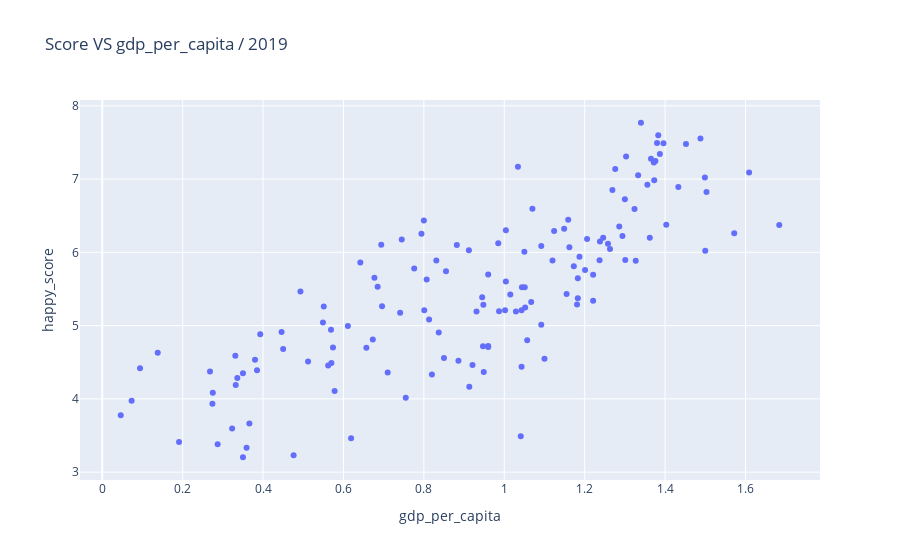
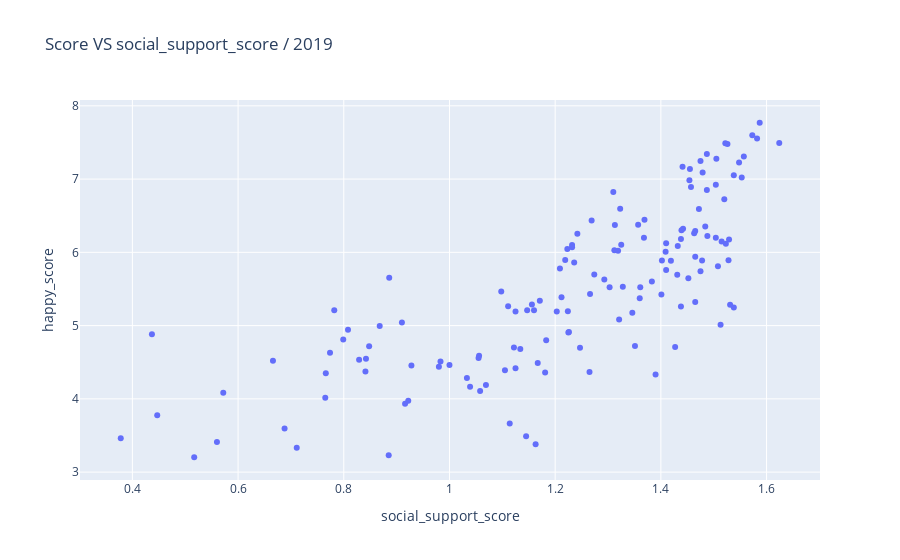
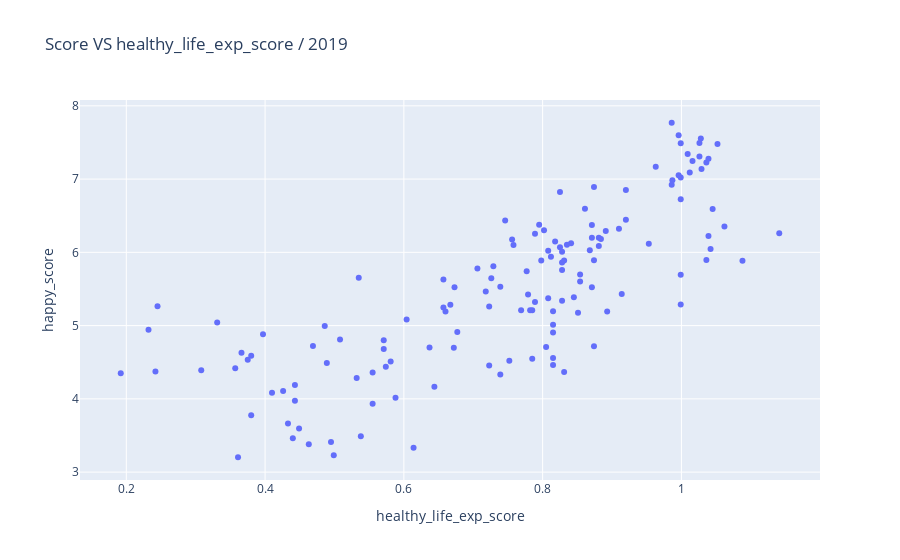
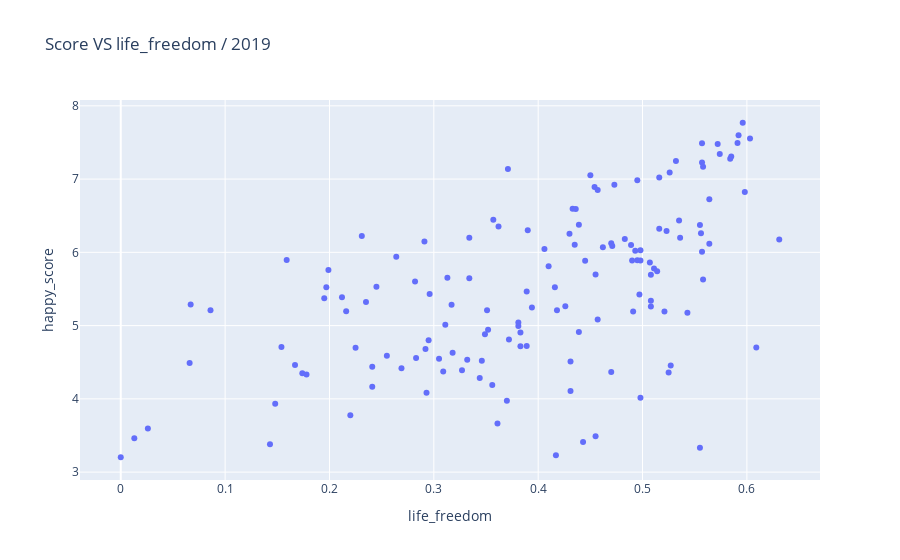

Notebook code cell kept with these figures, in order:
### Code cell
# for loop to calc the correlation and plot the relationship between the Score column and each column in the list
for col in cols:
    print(f"Score VS {col}")
    # calc the correlation between the Score column and other columns in the list
    correlation = df_final['happy_score'].corr(df_final[col])
    print("Correlation: ",correlation)
    
    # visualize the relationship between the Score column and each column in the list
    fig = px.scatter(df_final, x=col, y='happy_score', title=f"Score VS {col} / 2019")
    fig.show()

### Figure 1 — Plotly figure (JSON) as saved in the notebook; plotly's stock layout.template omitted (floating-point values rounded to 4 significant figures; data arrays with more than 128 entries replaced by an {"elided": "..."} marker saying what was removed)
{"data": [{"hovertemplate": "gdp_per_capita=%{x}<br>happy_score=%{y}<extra></extra>", "legendgroup": "", "marker": {"color": "#636efa", "symbol": "circle"}, "mode": "markers", "name": "", "orientation": "v", "showlegend": false, "type": "scatter", "x": {"elided": "141 float values"}, "xaxis": "x", "y": {"elided": "141 float values"}, "yaxis": "y"}], "layout": {"autosize": true, "legend": {"tracegroupgap": 0}, "title": {"text": "Score VS gdp_per_capita / 2019"}, "xaxis": {"anchor": "y", "autorange": true, "domain": [0, 1], "range": [-0.05319, 1.783], "title": {"text": "gdp_per_capita"}, "type": "linear"}, "yaxis": {"anchor": "x", "autorange": true, "domain": [0, 1], "range": [2.826, 8.146], "title": {"text": "happy_score"}, "type": "linear"}}}

### Figure 2 — Plotly figure (JSON) as saved in the notebook; plotly's stock layout.template omitted (floating-point values rounded to 4 significant figures; data arrays with more than 128 entries replaced by an {"elided": "..."} marker saying what was removed)
{"data": [{"hovertemplate": "social_support_score=%{x}<br>happy_score=%{y}<extra></extra>", "legendgroup": "", "marker": {"color": "#636efa", "symbol": "circle"}, "mode": "markers", "name": "", "orientation": "v", "showlegend": false, "type": "scatter", "x": {"elided": "141 float values"}, "xaxis": "x", "y": {"elided": "141 float values"}, "yaxis": "y"}], "layout": {"autosize": true, "legend": {"tracegroupgap": 0}, "title": {"text": "Score VS social_support_score / 2019"}, "xaxis": {"anchor": "y", "autorange": true, "domain": [0, 1], "range": [0.3025, 1.699], "title": {"text": "social_support_score"}, "type": "linear"}, "yaxis": {"anchor": "x", "autorange": true, "domain": [0, 1], "range": [2.826, 8.146], "title": {"text": "happy_score"}, "type": "linear"}}}

### Figure 3 — Plotly figure (JSON) as saved in the notebook; plotly's stock layout.template omitted (floating-point values rounded to 4 significant figures; data arrays with more than 128 entries replaced by an {"elided": "..."} marker saying what was removed)
{"data": [{"hovertemplate": "healthy_life_exp_score=%{x}<br>happy_score=%{y}<extra></extra>", "legendgroup": "", "marker": {"color": "#636efa", "symbol": "circle"}, "mode": "markers", "name": "", "orientation": "v", "showlegend": false, "type": "scatter", "x": {"elided": "141 float values"}, "xaxis": "x", "y": {"elided": "141 float values"}, "yaxis": "y"}], "layout": {"autosize": true, "legend": {"tracegroupgap": 0}, "title": {"text": "Score VS healthy_life_exp_score / 2019"}, "xaxis": {"anchor": "y", "autorange": true, "domain": [0, 1], "range": [0.1345, 1.198], "title": {"text": "healthy_life_exp_score"}, "type": "linear"}, "yaxis": {"anchor": "x", "autorange": true, "domain": [0, 1], "range": [2.826, 8.146], "title": {"text": "happy_score"}, "type": "linear"}}}

### Figure 4 — Plotly figure (JSON) as saved in the notebook; plotly's stock layout.template omitted (floating-point values rounded to 4 significant figures; data arrays with more than 128 entries replaced by an {"elided": "..."} marker saying what was removed)
{"data": [{"hovertemplate": "life_freedom=%{x}<br>happy_score=%{y}<extra></extra>", "legendgroup": "", "marker": {"color": "#636efa", "symbol": "circle"}, "mode": "markers", "name": "", "orientation": "v", "showlegend": false, "type": "scatter", "x": {"elided": "141 float values"}, "xaxis": "x", "y": {"elided": "141 float values"}, "yaxis": "y"}], "layout": {"autosize": true, "legend": {"tracegroupgap": 0}, "title": {"text": "Score VS life_freedom / 2019"}, "xaxis": {"anchor": "y", "autorange": true, "domain": [0, 1], "range": [-0.03821, 0.6692], "title": {"text": "life_freedom"}, "type": "linear"}, "yaxis": {"anchor": "x", "autorange": true, "domain": [0, 1], "range": [2.826, 8.146], "title": {"text": "happy_score"}, "type": "linear"}}}
